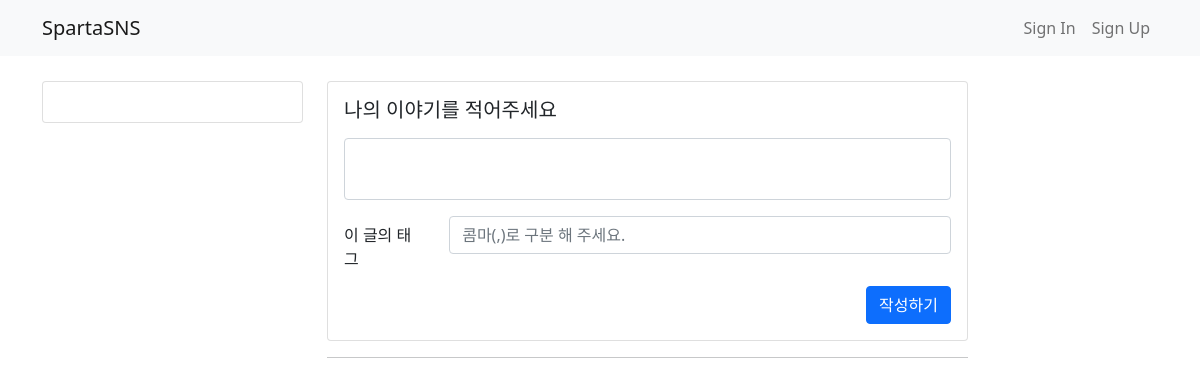
Page /tweet/ on the earlier database version.
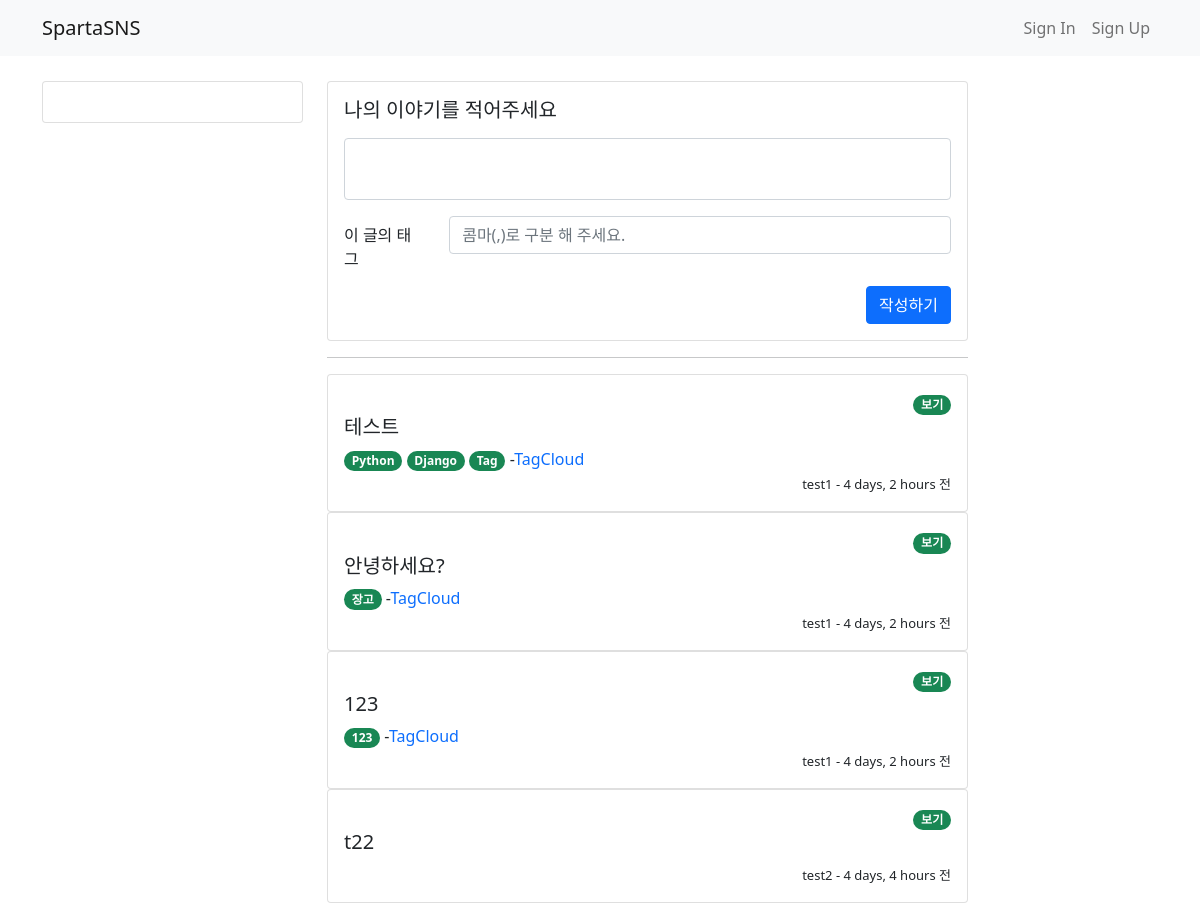
Same page on the later database version.
### tweet/models.py (models this page shows)
class TweetModel(models.Model):
    class Meta:
        db_table = "tweet"
    author = models.ForeignKey(UserModel, on_delete=models.CASCADE)
    content = models.CharField(max_length=256)
    tags = TaggableManager(blank=True)
    created_at = models.DateTimeField(auto_now_add=True)
    updated_at = models.DateTimeField(auto_now=True)

### user/models.py (models this page shows)
class UserModel(AbstractUser):
    class Meta:
        db_table = 'users'
    bio = models.CharField(max_length=256, default='')
    follow = models.ManyToManyField(settings.AUTH_USER_MODEL, related_name='followee')

### tweet/views.py (the view)
# urls.py: path('tweet/', views.tweet_show.as_view(), name='tweet'),
class tweet_show(ListView):
    model = TweetModel
    ordering = '-created_at'
    template_name = 'tweet/home.html'

### templates/tweet/home.html (shortened to what the changed rows need)
{% extends 'base.html' %}
{% block content %}
    <div class="container timeline-container">
        <div class="row">
            <div class="col-md-7">
                <div class="row">
                    {% for tweet in tweetmodel_list %}
                    <div class="col-md-12">
                        <div class="card">
                            <div class="card-body">
                                <div style="text-align: right">
                                    <a href="/tweet/{{tweet.id}}">
                                        <span class="badge rounded-pill bg-success">보기</span>
                                    </a>
                                </div>
                                <div class="media">
                                    <div class="media-body">
                                        <h5 class="mt-0">{{ tweet.content }}</h5>
                                        {% if tweet.tags.all %}
                                            {% for tag in tweet.tags.all %}
                                                <a style="text-decoration: none" href="{% url 'tagged_object_list' tag.name %}">
                                                    <span class="badge rounded-pill bg-success">
                                                        {{ tag.name }}
                                                    </span>
                                                </a>
                                            {% endfor %}
                                            -<a style="text-decoration: none"
                                                href="{% url 'tag_cloud' %}">TagCloud</a>
                                        {% endif %}
                                    </div>
                                    <div style="text-align: right">
                                        <span style="font-size: small;">{{ tweet.author.username }} - {{ tweet.created_at | timesince}} 전</span>
                                    </div>
                                </div>
                            </div>
                        </div>
                    </div>
                    {% endfor %}
                </div>
            </div>
        </div>
    </div>
{% endblock %}

Differences in the rows shown:
added TweetModel: content "테스트", author.username "test1", created_at "4 days, 2 hours"
now on this page (row unchanged): Tag: name "Python", shown under "테스트"
now on this page (row unchanged): Tag: name "Django", shown under "테스트"
now on this page (row unchanged): Tag: name "Tag", shown under "테스트"
added TweetModel: content "안녕하세요?", author.username "test1", created_at "4 days, 2 hours"
now on this page (row unchanged): Tag: name "장고", shown under "안녕하세요?"
added TweetModel: content "123", author.username "test1", created_at "4 days, 2 hours"
now on this page (row unchanged): Tag: name "123"
added TweetModel: content "t22", author.username "test2", created_at "4 days, 4 hours"
